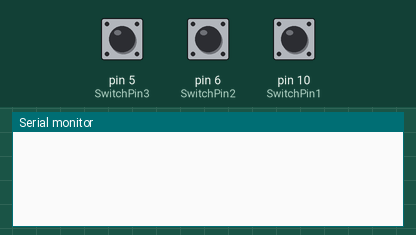
Recording of a sketch running on a simulated Arduino Nano, built with avr-gcc and run on an emulated ATmega328P. Shown: the last lines printed to the serial monitor. The test bench sets the inputs (shaded band); at power-on: pin 5 (SwitchPin3) HIGH, pin 6 (SwitchPin2) HIGH, pin 10 (SwitchPin1) HIGH. No radio packets arrive unless stated.

Above: at 1.2 s.
1.3 s: pin 5 (SwitchPin3) pulled LOW for 0.15 s
At 2.2 s:
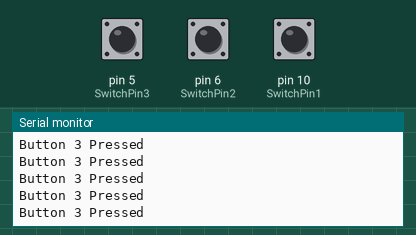
2.9 s: pin 6 (SwitchPin2) pulled LOW for 0.15 s
At 3.5 s:
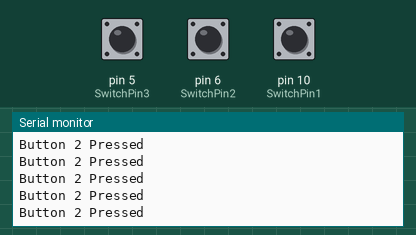
4.5 s: pin 10 (SwitchPin1) pulled LOW for 0.15 s
At 5.8 s:
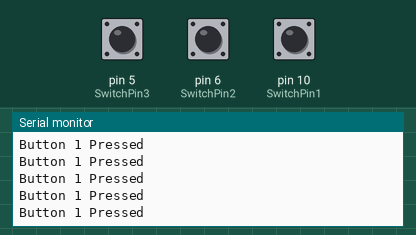
6.1 s: pin 5 (SwitchPin3) driven LOW and pin 6 (SwitchPin2) driven LOW
At 6.8 s:
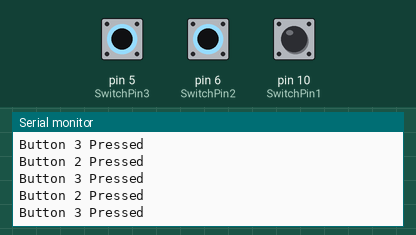
15.1 s: pin 5 (SwitchPin3) driven HIGH
Timing chart, 0 to 18.1 s (numbered marks = the images above; inputs shaded):
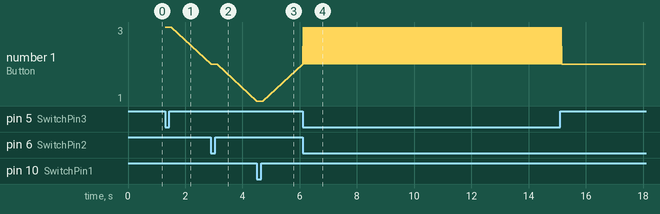

The sketch:

TransmitterTestMk3.ino
```cpp
/*
Created by Yvan / https://Brainy-Bits.com

This code is in the public domain...
You can: copy it, use it, modify it, share it or just plain ignore it!
Thx!

*/

// NRF24L01 Module Tutorial - Code for Transmitter using Arduino NANO

//Include needed Libraries at beginning
#include "nRF24L01.h" //NRF24L01 library created by TMRh20 https://github.com/TMRh20/RF24
#include "RF24.h"
#include "SPI.h"

#define SwitchPin1 10 // Arcade switch is connected to Pin 10 on NANO
#define SwitchPin2 6
#define SwitchPin3 5
//#define SwitchPin4 (number here)
//#define SwitchPin5 (number here)
//int LT = 0;
//int LI = 0;
//int LM = 0;
//int LR = 0;
//int LP = 0;
//int OutArray[5] = {LT,LI,LM,LR,LP};
int SentMessage[3] = {0,0,0}; // Used to store value before being sent through the NRF24L01

RF24 radio(7,8); // NRF24L01 used SPI pins + Pin 9 and 10 on the NANO

const uint64_t pipe = 0xE6E6E6E6E6E6; // Needs to be the same for communicating between 2 NRF24L01


void setup(){
Serial.begin(9600);
pinMode(SwitchPin1, INPUT_PULLUP); // Define the arcade switch NANO pin as an Input using Internal Pullups
digitalWrite(SwitchPin1,HIGH); // Set Pin to HIGH at beginning
pinMode(SwitchPin2, INPUT_PULLUP);
digitalWrite(SwitchPin2,HIGH);
pinMode(SwitchPin3, INPUT_PULLUP);
digitalWrite(SwitchPin3,HIGH);
//pinMode(SwitchPin4, INPUT_PULLUP);
//digitalWrite(SwitchPin4,HIGH);
//pinMode(SwitchPin5, INPUT_PULLUP);
//digitalWrite(SwitchPin5,HIGH);

radio.begin(); // Start the NRF24L01
radio.openWritingPipe(pipe); // Get NRF24L01 ready to transmit
}

void loop(void){

if (digitalRead(SwitchPin1) == LOW){ // If Switch is Activated
SentMessage[0] = 1;
Serial.write("Button 1 Pressed\n");
}
else {
SentMessage[0] = 0;
}
if (digitalRead(SwitchPin2) == LOW){
SentMessage[1] = 1;
Serial.write("Button 2 Pressed\n");
}
else {
SentMessage[1] = 0;
}
if (digitalRead(SwitchPin3) == LOW){
SentMessage[2] = 1;
Serial.write("Button 3 Pressed\n");
}
else {
SentMessage[2] = 0;
}
//if (digitalRead(SwitchPin4) == LOW){
//LR = 1;
//Serial.write("Button 4 Pressed\n");
//}
//if (digitalRead(SwitchPin5) == LOW){
//LP = 1;
//Serial.write("Button 5 Pressed\n");

radio.write(SentMessage, sizeof(SentMessage)); // Send value through NRF24L01
}
```

Measured:
- after the input at 1.3 s, the serial monitor: prints a new line at once (image 1)
- after the input at 2.9 s, the serial monitor: prints a new line at once (image 2)
- after the input at 4.5 s, the serial monitor: prints a new line at once (image 3)
- after the input at 6.1 s, the serial monitor: prints a new line at once (image 4)
- plotted number 1: 3 → 2 after the input at 2.9 s, 2 → 1 after the input at 4.5 s, 1 → 3 after the input at 6.1 s
